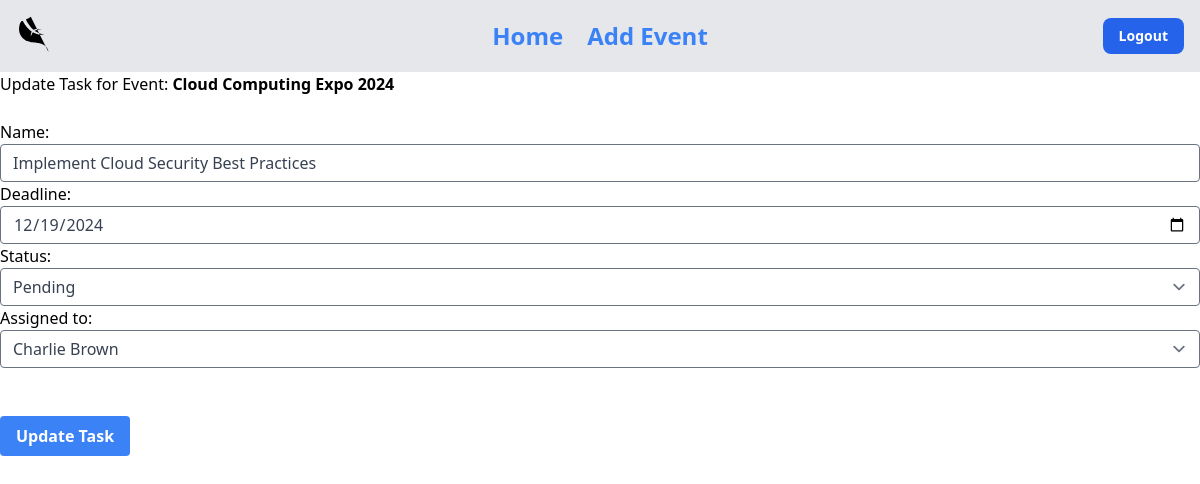
The app's page /events/8/task/13/update/ (signed in) with its own data.
### event_manager/models.py (models this page shows, shortened)
class Event(models.Model):
    name = models.CharField(max_length=200)
    description = models.TextField()
    location = models.CharField(max_length=200)
    date = models.DateField()

class Task(models.Model):
    event = models.ForeignKey(Event, on_delete=models.CASCADE, related_name="tasks")
    name = models.CharField(max_length=200)
    deadline = models.DateField()
    status = models.CharField(max_length=50, choices=[('Pending', 'Pending'), ('Completed', 'Completed')], default='Pending')
    assigned_to = models.ForeignKey(Attendee, on_delete=models.SET_NULL, null=True, blank=True)

class Attendee(models.Model):
    name = models.CharField(max_length=100)
    email = models.EmailField(unique=True)
    event = models.ForeignKey(Event, on_delete=models.CASCADE, related_name="attendees")
    def __str__(self):
        return self.name

### event_manager/views.py (the view)
# urls.py: path('events/<int:event_id>/task/<int:task_id>/update/', update_task, name='update_task'),
@login_required
def update_task(request, event_id, task_id):
    event = get_object_or_404(Event, id=event_id)
    task = get_object_or_404(Task, id=task_id)
    if request.method == 'POST':
        form = TaskForm(request.POST, instance=task)  # Bind data to form and populate with task data
        if form.is_valid():
            form.save()  # Save the updated task to the database
            return redirect('event_task_list', event_id=event.id)  # Redirect to the event's task list page
    else:
        form = TaskForm(instance=task)  # Create a form populated with the task data for GET request
    return render(request, 'update_task.html', {'form': form, 'event': event, 'task': task})

### event_manager/froms.py
class TaskForm(forms.ModelForm):
    class Meta:
        model = Task
        fields = ['name', 'deadline', 'status', 'assigned_to']  # Specify the fields to include
        widgets = {
            'name': forms.TextInput(attrs={
                "class": "shadow appearance-none border rounded w-full py-2 px-3 text-gray-700 leading-tight focus:outline-none focus:shadow-outline",
                "placeholder": "Enter task name here..."
            }),
            'deadline': forms.DateInput(attrs={
                "class": "shadow appearance-none border rounded w-full py-2 px-3 text-gray-700 leading-tight focus:outline-none focus:shadow-outline",
                "type": "date",
                "placeholder": "Select task deadline"
            }),
            'status': forms.Select(attrs={
                "class": "shadow appearance-none border rounded w-full py-2 px-3 text-gray-700 leading-tight focus:outline-none focus:shadow-outline"
            }),
            'assigned_to': forms.Select(attrs={
                "class": "shadow appearance-none border rounded w-full py-2 px-3 text-gray-700 leading-tight focus:outline-none focus:shadow-outline"
            }),
        }

### templates/update_task.html (shortened to what this page needs)
{% extends "index.html" %}
{% block content %}
<h1>Update Task for Event: <strong>{{ event.name }}</strong></h1>
<br>
<form method="post">
    {{ form.as_p }}
    <br>
    <br>
    <button class="bg-blue-500 hover:bg-blue-700 text-white font-bold py-2 px-4 rounded" type="submit">
        Update Task
    </button>
</form>
{% endblock %}

### records on screen
Event: name "Cloud Computing Expo 2024"
Task: name "Implement Cloud Security Best Practices", deadline "12/19/2024", status "Pending", assigned_to "Charlie Brown"
